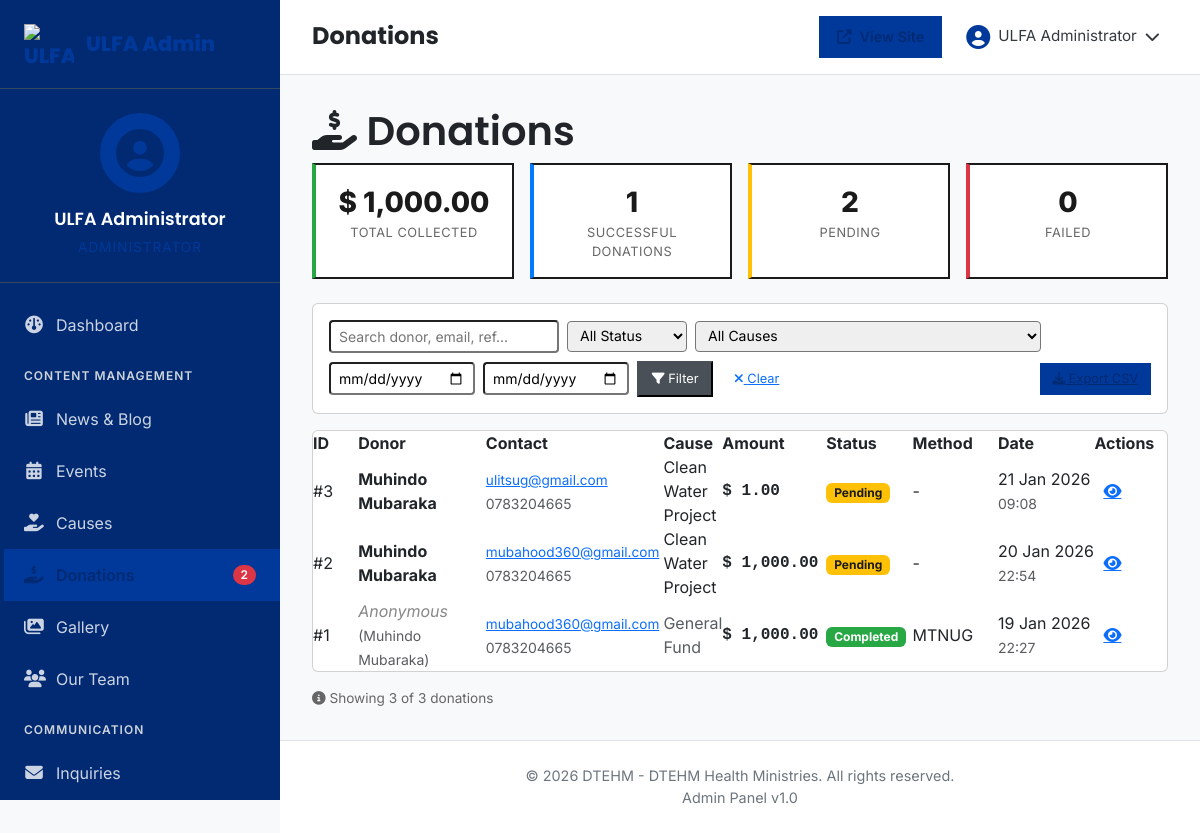
Screenshot of /admin/donations.php (signed in) with the database file from the repository.
### tables this page shows
CREATE TABLE `donations` (
  `id` int(11) NOT NULL,
  `donor_name` varchar(255) NOT NULL,
  `donor_email` varchar(255) NOT NULL,
  `donor_phone` varchar(50) NOT NULL,
  `amount` decimal(12,2) NOT NULL,
  `amount_usd` decimal(12,2) DEFAULT NULL,
  `exchange_rate` decimal(10,2) DEFAULT NULL,
  `currency` varchar(10) DEFAULT 'UGX',
  `cause_id` int(11) DEFAULT NULL,
  `message` text,
  `is_anonymous` tinyint(1) DEFAULT '0',
  `merchant_reference` varchar(100) NOT NULL,
  `order_tracking_id` varchar(255) DEFAULT NULL,
  `payment_method` varchar(100) DEFAULT NULL,
  `confirmation_code` varchar(255) DEFAULT NULL,
  `payment_status` enum('pending','completed','failed','reversed','invalid') DEFAULT 'pending',
  `created_at` timestamp NOT NULL DEFAULT CURRENT_TIMESTAMP,
  `completed_at` datetime DEFAULT NULL,
  `updated_at` timestamp NOT NULL DEFAULT CURRENT_TIMESTAMP ON UPDATE CURRENT_TIMESTAMP,
  `ip_address` varchar(45) DEFAULT NULL
);

CREATE TABLE `causes` (
  `id` int(11) NOT NULL,
  `title` varchar(200) NOT NULL,
  `slug` varchar(220) NOT NULL,
  `description` longtext NOT NULL,
  `cause_image` varchar(255) DEFAULT NULL,
  `category` varchar(50) NOT NULL,
  `goal_amount` decimal(12,2) NOT NULL DEFAULT '0.00',
  `raised_amount` decimal(12,2) NOT NULL DEFAULT '0.00',
  `start_date` date NOT NULL,
  `end_date` date DEFAULT NULL,
  `beneficiaries` varchar(500) DEFAULT NULL,
  `location` varchar(500) DEFAULT NULL,
  `urgency` enum('low','medium','high','critical') DEFAULT 'medium',
  `status` enum('active','completed','paused','cancelled') DEFAULT 'active',
  `is_featured` tinyint(1) DEFAULT '0',
  `views` int(11) DEFAULT '0',
  `donors_count` int(11) DEFAULT '0',
  `created_by` int(11) NOT NULL,
  `created_at` timestamp NOT NULL DEFAULT CURRENT_TIMESTAMP,
  `updated_at` timestamp NOT NULL DEFAULT CURRENT_TIMESTAMP ON UPDATE CURRENT_TIMESTAMP
);

### functions.php (called while the page is built, shortened)
<?php
function getSetting($key, $default = '') {
    if (isset($GLOBALS['_site_settings'][$key]) && $GLOBALS['_site_settings'][$key] !== '') {
        return $GLOBALS['_site_settings'][$key];
    }
    return $default;
}
function getCurrency() {
    return [
        'code' => getSetting('currency_code', 'USD'),
        'symbol' => getSetting('currency_symbol', '$'),
        'name' => getSetting('currency_name', 'US Dollar'),
    ];
}
function formatCurrency($amount) {
    $currency = getCurrency();
    return $currency['symbol'] . ' ' . number_format($amount, 2);
}
?>

### admin/donations.php (the view, shortened to what this page needs)
<?php
require_once __DIR__ . '/../functions.php';
$perPage = 20;
$page = isset($_GET['page']) ? (int)$_GET['page'] : 1;
$search = $_GET['search'] ?? '';
$dateFrom = $_GET['date_from'] ?? '';
$dateTo = $_GET['date_to'] ?? '';
$pdo = getDBConnection();
$conditions = [];
$params = [];
$whereClause = $conditions ? 'WHERE ' . implode(' AND ', $conditions) : '';
$countSql = "SELECT COUNT(*) FROM donations d $whereClause";
$stmt = $pdo->prepare($countSql);
$stmt->execute($params);
$totalRecords = $stmt->fetchColumn();
$totalPages = ceil($totalRecords / $perPage);
$page = max(1, min($page, $totalPages ?: 1));
$offset = ($page - 1) * $perPage;
$sql = "SELECT d.*, c.title as cause_title
        FROM donations d
        LEFT JOIN causes c ON d.cause_id = c.id
        $whereClause
        ORDER BY d.created_at DESC
        LIMIT $perPage OFFSET $offset";
$stmt = $pdo->prepare($sql);
$stmt->execute($params);
$donations = $stmt->fetchAll();
$stats = [
    'total_amount' => 0,
    'completed_amount' => 0,
    'pending_count' => 0,
    'completed_count' => 0,
    'failed_count' => 0
];
$statsSql = "SELECT
    SUM(amount) as total_amount,
    SUM(CASE WHEN payment_status = 'completed' THEN amount ELSE 0 END) as completed_amount,
    SUM(CASE WHEN payment_status = 'pending' THEN 1 ELSE 0 END) as pending_count,
    SUM(CASE WHEN payment_status = 'completed' THEN 1 ELSE 0 END) as completed_count,
    SUM(CASE WHEN payment_status = 'failed' THEN 1 ELSE 0 END) as failed_count
FROM donations";
$statsResult = $pdo->query($statsSql)->fetch();
if ($statsResult) {
    $stats = array_merge($stats, $statsResult);
}
include 'includes/header.php';
?>
<div class="admin-content">
    <div class="content-header-compact">
        <h1><i class="fas fa-hand-holding-usd"></i> Donations</h1>
    </div>
    <div class="stats-row">
        <div class="stat-card success">
            <div class="stat-value"><?php echo formatCurrency($stats['completed_amount'] ?? 0); ?></div>
            <div class="stat-label">Total Collected</div>
        </div>
        <div class="stat-card primary">
            <div class="stat-value"><?php echo number_format($stats['completed_count'] ?? 0); ?></div>
            <div class="stat-label">Successful Donations</div>
        </div>
        <div class="stat-card warning">
            <div class="stat-value"><?php echo number_format($stats['pending_count'] ?? 0); ?></div>
            <div class="stat-label">Pending</div>
        </div>
        <div class="stat-card danger">
            <div class="stat-value"><?php echo number_format($stats['failed_count'] ?? 0); ?></div>
            <div class="stat-label">Failed</div>
        </div>
    </div>
    <div class="card" style="margin-bottom: 1rem; padding: 1rem;">
        <form method="GET" action="" class="filter-row">
            <input type="text" name="search" class="form-control-sm" placeholder="Search donor, email, ref..."
                   value="<?php echo htmlspecialchars($search); ?>" style="min-width: 200px;">
            <select name="status" class="form-control-sm">
                <option value="">All Status</option>
            </select>
            <select name="cause_id" class="form-control-sm">
                <option value="">All Causes</option>
            </select>
            <input type="date" name="date_from" class="form-control-sm" value="<?php echo $dateFrom; ?>" title="From Date">
            <input type="date" name="date_to" class="form-control-sm" value="<?php echo $dateTo; ?>" title="To Date">
            <button type="submit" class="btn-sm btn-secondary"><i class="fas fa-filter"></i> Filter</button>
            <a href="donations.php" class="btn-sm btn-outline"><i class="fas fa-times"></i> Clear</a>
            <a href="donations-export.php?<?php echo http_build_query($_GET); ?>" class="btn-sm btn-primary export-btn">
                <i class="fas fa-download"></i> Export CSV
            </a>
        </form>
    </div>
    <div class="card">
        <?php if (empty($donations)): ?>
            <div class="empty-state">
                <i class="fas fa-hand-holding-usd"></i>
                <p>No donations found</p>
            </div>
        <?php else: ?>
            <div class="table-responsive">
                <table class="table-compact">
                    <thead>
                        <tr>
                            <th width="60">ID</th>
                            <th width="150">Donor</th>
                            <th width="180">Contact</th>
                            <th>Cause</th>
                            <th width="120" class="text-right">Amount</th>
                            <th width="90">Status</th>
                            <th width="100">Method</th>
                            <th width="130">Date</th>
                            <th width="80">Actions</th>
                        </tr>
                    </thead>
                    <tbody>
                        <?php foreach ($donations as $donation): ?>
                            <tr>
                                <td data-label="ID">#<?php echo $donation['id']; ?></td>
                                <td data-label="Donor">
                                    <?php if ($donation['is_anonymous']): ?>
                                        <span class="donor-anonymous">Anonymous</span>
                                        <br><small class="text-muted">(<?php echo htmlspecialchars($donation['donor_name']); ?>)</small>
                                    <?php else: ?>
                                        <strong><?php echo htmlspecialchars($donation['donor_name']); ?></strong>
                                    <?php endif; ?>
                                </td>
                                <td data-label="Contact">
                                    <a href="mailto:<?php echo htmlspecialchars($donation['donor_email']); ?>" class="email-link" style="font-size: 0.85rem;">
                                        <?php echo htmlspecialchars($donation['donor_email']); ?>
                                    </a>
                                    <?php if ($donation['donor_phone']): ?>
                                        <br><small class="text-muted"><?php echo htmlspecialchars($donation['donor_phone']); ?></small>
                                    <?php endif; ?>
                                </td>
                                <td data-label="Cause">
                                    <?php if ($donation['cause_title']): ?>
                                        <?php echo htmlspecialchars($donation['cause_title']); ?>
                                    <?php else: ?>
                                        <span class="text-muted">General Fund</span>
                                    <?php endif; ?>
                                </td>
                                <td data-label="Amount" class="text-right amount-cell">
                                    <?php echo formatCurrency($donation['amount']); ?>
                                </td>
                                <td data-label="Status">
                                    <span class="badge badge-<?php echo $donation['payment_status']; ?>">
                                        <?php echo ucfirst($donation['payment_status']); ?>
                                    </span>
                                </td>
                                <td data-label="Method">
                                    <?php echo $donation['payment_method'] ?: '-'; ?>
                                </td>
                                <td data-label="Date">
                                    <?php echo date('d M Y', strtotime($donation['created_at'])); ?>
                                    <br><small class="text-muted"><?php echo date('H:i', strtotime($donation['created_at'])); ?></small>
                                </td>
                                <td data-label="Actions">
                                    <a href="donations-view.php?id=<?php echo $donation['id']; ?>" class="btn-icon" title="View Details">
                                        <i class="fas fa-eye"></i>
                                    </a>
                                </td>
                            </tr>
                        <?php endforeach; ?>
                    </tbody>
                </table>
            </div>
        <?php endif; ?>
    </div>
    <div style="margin-top: 1rem; font-size: 0.85rem; color: #666;">
        <i class="fas fa-info-circle"></i>
        Showing <?php echo count($donations); ?> of <?php echo number_format($totalRecords); ?> donations
    </div>
</div>
<?php include 'includes/footer.php'; ?>

### admin/assets/css/admin.css (style rules this page uses)
:root { --primary-yellow: #01399a; --primary-black: #012a73; --dark-yellow: #012a73; --primary-green: #04a028; --white: #ffffff; --gray-100: #f8f9fa; --gray-200: #e9ecef; --gray-300: #dee2e6; --gray-400: #ced4da; --gray-600: #6c757d; --gray-700: #495057; --gray-800: #343a40; --gray-900: #212529; --success: #28a745; --danger: #dc3545; --warning: #ffc107; --info: #17a2b8; --sidebar-width: 280px; }
* { margin: 0; padding: 0; box-sizing: border-box; }
body { font-family: 'Inter', sans-serif; background: var(--gray-100); color: var(--gray-900); overflow-x: hidden; }
h1, h2, h3, h4, h5, h6 { font-family: 'Poppins', sans-serif; font-weight: 600; }
.admin-content { flex: 1; padding: 1rem; }
.stat-card { background: var(--white); padding: 1.5rem; border: 3px solid var(--gray-300); transition: all 0.3s; }
.stat-label { font-size: 0.9rem; color: var(--gray-600); text-transform: uppercase; letter-spacing: 0.5px; }
.table-responsive { overflow-x: auto; }
.btn-primary { background: var(--primary-yellow); border-color: var(--primary-yellow); color: var(--primary-black); }
.btn-secondary { background: var(--gray-700); border-color: var(--gray-700); color: var(--white); }
.btn-sm { padding: 0.4rem 0.8rem; font-size: 0.8rem; }
.btn-icon { width: 36px; height: 36px; padding: 0; display: inline-flex; align-items: center; justify-content: center; }

### admin/donations.php (style rules this page uses)
.stats-row { display: grid; grid-template-columns: repeat(auto-fit, minmax(180px, 1fr)); gap: 1rem; margin-bottom: 1.5rem; }
.stat-card { background: #fff; border: 2px solid #1a1a1a; padding: 1rem; text-align: center; }
.stat-card.success { border-left: 4px solid #28a745; }
.stat-card.warning { border-left: 4px solid #ffc107; }
.stat-card.danger { border-left: 4px solid #dc3545; }
.stat-card.primary { border-left: 4px solid #007bff; }
.stat-value { font-size: 1.75rem; font-weight: 800; color: #1a1a1a; }
.stat-label { font-size: 0.8rem; color: #666; text-transform: uppercase; letter-spacing: 0.5px; }
.badge-completed { background: #28a745; color: #fff; }
.badge-pending { background: #ffc107; color: #1a1a1a; }
.amount-cell { font-weight: 700; font-family: monospace; }
.donor-anonymous { font-style: italic; color: #888; }
.filter-row { display: flex; flex-wrap: wrap; gap: 0.5rem; align-items: center; }
.filter-row .form-control-sm { min-width: 120px; }
.export-btn { margin-left: auto; }

### rows the page displays
donations: id "3", donor_name "Muhindo Mubaraka", donor_email "ulitsug@gmail.com", donor_phone "0783204665", cause.title "Clean Water Project", amount "$ 1.00", payment_status "Pending", payment_method "-", created_at "21 Jan 2026", created_at "09:08"
donations: id "2", donor_name "Muhindo Mubaraka", donor_email "mubahood360@gmail.com", donor_phone "0783204665", cause.title "Clean Water Project", amount "$ 1,000.00", payment_status "Pending", payment_method "-", created_at "20 Jan 2026", created_at "22:54"
donations: id "1", donor_name "Muhindo Mubaraka", donor_email "mubahood360@gmail.com", donor_phone "0783204665", shows "General Fund", amount "$ 1,000.00", payment_status "Completed", payment_method "MTNUG", created_at "19 Jan 2026", created_at "22:27"

### other values shown
$currentAdmin['name'] "ULFA Administrator"
$pendingDonations "2"
$pageTitle "Donations"
formatCurrency($stats['completed_amount'] ?? 0) "$ 1,000.00"
$stats['completed_count'] "1"
$stats['pending_count'] "2"
$stats['failed_count'] "0"
count($donations) "3"
$totalRecords "3"
